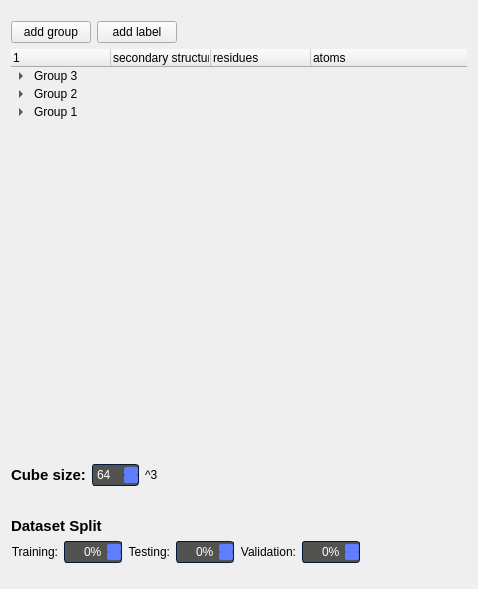
                 <widget class="QGroupBox" name="A_datasetOptions">
                  <property name="sizePolicy">
                   <sizepolicy hsizetype="Preferred" vsizetype="Expanding">
                    <horstretch>0</horstretch>
                    <verstretch>0</verstretch>
                   </sizepolicy>
                  </property>
                  <property name="styleSheet">
                   <string notr="true">QGroupBox#A_datasetOptions {
    border-radius: 20px;
	background-color: rgba(193, 211, 239, 100);
	font-size: 14pt;
    font-weight: bold;
	padding-top: 30px;
	padding-left: 20px;
	padding-right: 20px;
}

QGroupBox::title {
	background-color: transparent;
	padding-top: 20px;
	padding-left: 16px;
	color: black;
}


QGroupBox {
	border: transparent;
}
</string>
                  </property>
                  <property name="title">
                   <string>Select Labels</string>
                  </property>
                  <layout class="QVBoxLayout" name="verticalLayout_3">
                   <item>
                    <widget class="QWidget" name="widget_3" native="true">
                     <layout class="QHBoxLayout" name="horizontalLayout_15">
                      <property name="leftMargin">
                       <number>0</number>
                      </property>
                      <property name="topMargin">
                       <number>10</number>
                      </property>
                      <property name="rightMargin">
                       <number>0</number>
                      </property>
                      <property name="bottomMargin">
                       <number>0</number>
                      </property>
                      <item>
                       <widget class="QPushButton" name="addgroup_btn">
                        <property name="text">
                         <string>add group</string>
                        </property>
                       </widget>
                      </item>
                      <item>
                       <widget class="QPushButton" name="addlabel_btn">
                        <property name="text">
                         <string>add label</string>
                        </property>
                       </widget>
                      </item>
                      <item>
                       <spacer name="horizontalSpacer_11">
                        <property name="orientation">
                         <enum>Qt::Horizontal</enum>
                        </property>
                        <property name="sizeHint" stdset="0">
                         <size>
                          <width>40</width>
                          <height>20</height>
                         </size>
                        </property>
                       </spacer>
                      </item>
                     </layout>
                    </widget>
                   </item>
                   <item>
                    <widget class="QWidget" name="A1_featureLabels" native="true">
                     <property name="minimumSize">
                      <size>
                       <width>0</width>
                       <height>400</height>
                      </size>
                     </property>
                     <layout class="QHBoxLayout" name="horizontalLayout_9">
                      <property name="leftMargin">
                       <number>0</number>
                      </property>
                      <property name="topMargin">
                       <number>0</number>
                      </property>
                      <property name="rightMargin">
                       <number>0</number>
                      </property>
                      <property name="bottomMargin">
                       <number>0</number>
                      </property>
                      <item>
                       <widget class="QTreeWidget" name="treeWidget_p4">
                        <property name="styleSheet">
                         <string notr="true">QTreeWidget {
	background-color: transparent;
	border: transparent;
}

QTreeWidget::item {
	padding: 2px;
}

QTreeWidget::item:hover {
	background-color: #85b5e8;
}

QTreeWidget::item:selected {
	background-color: #85b5e8;
}</string>
                        </property>
                        <property name="alternatingRowColors">
                         <bool>false</bool>
                        </property>
                        <property name="animated">
                         <bool>true</bool>
                        </property>
                        <column>
                         <property name="text">
                          <string/>
                         </property>
                        </column>
                        <column>
                         <property name="text">
                          <string>secondary structure</string>
                         </property>
                        </column>
                        <column>
                         <property name="text">
                          <string>residues</string>
                         </property>
                        </column>
                        <column>
                         <property name="text">
                          <string>atoms</string>
                         </property>
                        </column>
                        <item>
                         <property name="text">
                          <string>Group 3</string>
                         </property>
                         <property name="text">
                          <string/>
                         </property>
                         <property name="text">
                          <string/>
                         </property>
                         <property name="text">
                          <string/>
                         </property>
                         <item>
                          <property name="text">
                           <string>Label 2</string>
                          </property>
                          <property name="text">
                           <string/>
                          </property>
                          <property name="text">
                           <string/>
                          </property>
                          <property name="text">
                           <string/>
                          </property>
                         </item>
                         <item>
                          <property name="text">
                           <string>Label 1</string>
                          </property>
                          <property name="text">
                           <string/>
                          </property>
                          <property name="text">
                           <string/>
                          </property>
                          <property name="text">
                           <string/>
                          </property>
                         </item>
                        </item>
                        <item>
                         <property name="text">
                          <string>Group 2</string>
                         </property>
                         <property name="text">
                          <string/>
                         </property>
                         <property name="text">
                          <string/>
                         </property>
                         <property name="text">
                          <string/>
                         </property>
                         <item>
                          <property name="text">
                           <string>Label 5</string>
                          </property>
                          <property name="text">
                           <string/>
                          </property>
                          <property name="text">
                           <string/>
                          </property>
                          <property name="text">
                           <string/>
                          </property>
                         </item>
                         <item>
                          <property name="text">
                           <string>Label 4</string>
                          </property>
                          <property name="text">
                           <string/>
                          </property>
                          <property name="text">
                           <string/>
                          </property>
                          <property name="text">
                           <string/>
                          </property>
                         </item>
                         <item>
                          <property name="text">
                           <string>Label 3</string>
                          </property>
                          <property name="text">
                           <string/>
                          </property>
                          <property name="text">
                           <string/>
                          </property>
                          <property name="text">
                           <string/>
                          </property>
                         </item>
                         <item>
                          <property name="text">
                           <string>Label 2</string>
                          </property>
                          <property name="text">
                           <string/>
                          </property>
                          <property name="text">
                           <string/>
                          </property>
                          <property name="text">
                           <string/>
                          </property>
                         </item>
                         <item>
                          <property name="text">
                           <string>Label 1</string>
                          </property>
                          <property name="text">
                           <string/>
                          </property>
                          <property name="text">
                           <string/>
                          </property>
                          <property name="text">
                           <string/>
                          </property>
                         </item>
                        </item>
                        <item>
                         <property name="text">
                          <string>Group 1</string>
                         </property>
                         <property name="text">
                          <string/>
                         </property>
                         <property name="text">
                          <string/>
                         </property>
                         <property name="text">
                          <string/>
                         </property>
                         <item>
                          <property name="text">
                           <string>Label 2</string>
                          </property>
                          <property name="text">
                           <string>protein - sheet</string>
                          </property>
                          <property name="text">
                           <string/>
                          </property>
                          <property name="text">
                           <string/>
                          </property>
                         </item>
                         <item>
                          <property name="text">
                           <string>Label 1</string>
                          </property>
                          <property name="text">
                           <string>protein - helix</string>
                          </property>
                          <property name="text">
                           <string>all</string>
                          </property>
                          <property name="text">
                           <string/>
                          </property>
                         </item>
                        </item>
                       </widget>
                      </item>
                     </layout>
                    </widget>
                   </item>
                   <item>
                    <widget class="QGroupBox" name="A2_cubeSize">
                     <property name="title">
                      <string/>
                     </property>
                     <layout class="QHBoxLayout" name="horizontalLayout_10">
                      <property name="leftMargin">
                       <number>0</number>
                      </property>
                      <property name="bottomMargin">
                       <number>25</number>
                      </property>
                      <item>
                       <widget class="QLabel" name="label_p4">
                        <property name="font">
                         <font>
                          <pointsize>11</pointsize>
                          <weight>75</weight>
                          <bold>true</bold>
                         </font>
                        </property>
                        <property name="text">
                         <string>Cube size:</string>
                        </property>
                       </widget>
                      </item>
                      <item>
                       <widget class="QSpinBox" name="spinBox_4">
                        <property name="styleSheet">
                         <string notr="true">QSpinBox, 
QDoubleSpinBox
{
	background-color: #525251;
	color: #ffffff;
	border: 1px solid #051a39;
	border-radius: 3px;
	padding : 2px;

}


QSpinBox::disabled, 
QDoubleSpinBox::disabled
{
	background-color: #404040;
	color: #656565;
	border-color: #051a39;

}


QSpinBox:hover, 
QDoubleSpinBox::hover,
QDateTimeEdit::hover
{
    background-color: #626262;
    border: 1px solid #607cff;
    color:  #fff;
    padding: 2px

}


QSpinBox::up-button, QSpinBox::down-button,
QDoubleSpinBox::up-button, QDoubleSpinBox::down-button
{
    background-color: #607cff;
	border-radius: 2px;

}


QSpinBox::disabled, 
QDoubleSpinBox::disabled
{
	background-color: #404040;
	color: #656565;
	border-color: #051a39;

}


QSpinBox::up-button:hover, QSpinBox::down-button:hover,
QDoubleSpinBox::up-button:hover, QDoubleSpinBox::down-button:hover
{
    background-color: #8399ff;
    border: 1px solid #8399ff;

}


QSpinBox::up-button:disabled, QSpinBox::down-button:disabled,
QDoubleSpinBox::up-button:disabled, QDoubleSpinBox::down-button:disabled
{
	background-color: #404040;
	color: #656565;
	border-color: #051a39;

}


QSpinBox::up-button:pressed, QSpinBox::down-button:pressed,
QDoubleSpinBox::up-button:pressed, QDoubleSpinBox::down-button::pressed
{
    background-color: #4969ff;
    border: 1px solid #4969ff;

}


QSpinBox::down-arrow,
QDoubleSpinBox::down-arrow
{
    image: url(://arrow-down.png);
    width: 7px;

}


QSpinBox::up-arrow,
QDoubleSpinBox::up-arrow
{
    image: url(://arrow-up.png);
    width: 7px;

}</string>
                        </property>
                        <property name="accelerated">
                         <bool>true</bool>
                        </property>
                        <property name="minimum">
                         <number>1</number>
                        </property>
                        <property name="maximum">
                         <number>128</number>
                        </property>
                        <property name="value">
                         <number>64</number>
                        </property>
                       </widget>
                      </item>
                      <item>
                       <widget class="QLabel" name="label_p4_2">
                        <property name="text">
                         <string>^3</string>
                        </property>
                       </widget>
                      </item>
                      <item>
                       <spacer name="horizontalSpacer_3">
                        <property name="orientation">
                         <enum>Qt::Horizontal</enum>
                        </property>
                        <property name="sizeHint" stdset="0">
                         <size>
                          <width>300</width>
                          <height>20</height>
                         </size>
                        </property>
                       </spacer>
                      </item>
                     </layout>
                    </widget>
                   </item>
                   <item>
                    <widget class="QWidget" name="dataset_split_container" native="true">
                     <property name="styleSheet">
                      <string notr="true">QSpinBox, 
QDoubleSpinBox
{
	background-color: #525251;
	color: #ffffff;
	border: 1px solid #051a39;
	border-radius: 3px;
	padding : 2px;

}


QSpinBox::disabled, 
QDoubleSpinBox::disabled
{
	background-color: #404040;
	color: #656565;
	border-color: #051a39;

}


QSpinBox:hover, 
QDoubleSpinBox::hover,
QDateTimeEdit::hover
{
    background-color: #626262;
    border: 1px solid #607cff;
    color:  #fff;
    padding: 2px

}


QSpinBox::up-button, QSpinBox::down-button,
QDoubleSpinBox::up-button, QDoubleSpinBox::down-button
{
    background-color: #607cff;
	border-radius: 2px;

}


QSpinBox::disabled, 
QDoubleSpinBox::disabled
{
	background-color: #404040;
	color: #656565;
	border-color: #051a39;

}


QSpinBox::up-button:hover, QSpinBox::down-button:hover,
QDoubleSpinBox::up-button:hover, QDoubleSpinBox::down-button:hover
{
    background-color: #8399ff;
    border: 1px solid #8399ff;

}


QSpinBox::up-button:disabled, QSpinBox::down-button:disabled,
QDoubleSpinBox::up-button:disabled, QDoubleSpinBox::down-button:disabled
{
	background-color: #404040;
	color: #656565;
	border-color: #051a39;

}


QSpinBox::up-button:pressed, QSpinBox::down-button:pressed,
QDoubleSpinBox::up-button:pressed, QDoubleSpinBox::down-button::pressed
{
    background-color: #4969ff;
    border: 1px solid #4969ff;

}


QSpinBox::down-arrow,
QDoubleSpinBox::down-arrow
{
    image: url(://arrow-down.png);
    width: 7px;

}


QSpinBox::up-arrow,
QDoubleSpinBox::up-arrow
{
    image: url(://arrow-up.png);
    width: 7px;

}</string>
                     </property>
                     <layout class="QGridLayout" name="gridLayout_2">
                      <property name="leftMargin">
                       <number>0</number>
                      </property>
                      <property name="topMargin">
                       <number>0</number>
                      </property>
                      <property name="rightMargin">
                       <number>0</number>
                      </property>
                      <property name="bottomMargin">
                       <number>15</number>
                      </property>
                      <item row="1" column="4">
                       <widget class="QLabel" name="validation_label">
                        <property name="text">
                         <string>Validation:</string>
                        </property>
                        <property name="alignment">
                         <set>Qt::AlignRight|Qt::AlignTrailing|Qt::AlignVCenter</set>
                        </property>
                       </widget>
                      </item>
                      <item row="1" column="0">
                       <widget class="QLabel" name="training_label">
                        <property name="text">
                         <string>Training:</string>
                        </property>
                        <property name="alignment">
                         <set>Qt::AlignRight|Qt::AlignTrailing|Qt::AlignVCenter</set>
                        </property>
                       </widget>
                      </item>
                      <item row="1" column="1">
                       <widget class="QSpinBox" name="training_spinBox">
                        <property name="sizePolicy">
                         <sizepolicy hsizetype="Fixed" vsizetype="Fixed">
                          <horstretch>0</horstretch>
                          <verstretch>0</verstretch>
                         </sizepolicy>
                        </property>
                        <property name="alignment">
                         <set>Qt::AlignBottom|Qt::AlignRight|Qt::AlignTrailing</set>
                        </property>
                        <property name="suffix">
                         <string>%</string>
                        </property>
                        <property name="maximum">
                         <number>100</number>
                        </property>
                       </widget>
                      </item>
                      <item row="1" column="2">
                       <widget class="QLabel" name="testing_label">
                        <property name="text">
                         <string>Testing:</string>
                        </property>
                        <property name="alignment">
                         <set>Qt::AlignRight|Qt::AlignTrailing|Qt::AlignVCenter</set>
                        </property>
                       </widget>
                      </item>
                      <item row="1" column="6">
                       <spacer name="dataset_split_hSpacer">
                        <property name="orientation">
                         <enum>Qt::Horizontal</enum>
                        </property>
                        <property name="sizeHint" stdset="0">
                         <size>
                          <width>40</width>
                          <height>20</height>
                         </size>
                        </property>
                       </spacer>
                      </item>
                      <item row="1" column="5">
                       <widget class="QSpinBox" name="validation_spinBox">
                        <property name="sizePolicy">
                         <sizepolicy hsizetype="Fixed" vsizetype="Fixed">
                          <horstretch>0</horstretch>
                          <verstretch>0</verstretch>
                         </sizepolicy>
                        </property>
                        <property name="alignment">
                         <set>Qt::AlignBottom|Qt::AlignRight|Qt::AlignTrailing</set>
                        </property>
                        <property name="suffix">
                         <string>%</string>
                        </property>
                        <property name="maximum">
                         <number>100</number>
                        </property>
                       </widget>
                      </item>
                      <item row="1" column="3">
                       <widget class="QSpinBox" name="testing_spinBox">
                        <property name="sizePolicy">
                         <sizepolicy hsizetype="Fixed" vsizetype="Fixed">
                          <horstretch>0</horstretch>
                          <verstretch>0</verstretch>
                         </sizepolicy>
                        </property>
                        <property name="alignment">
                         <set>Qt::AlignBottom|Qt::AlignRight|Qt::AlignTrailing</set>
                        </property>
                        <property name="suffix">
                         <string>%</string>
                        </property>
                        <property name="maximum">
                         <number>100</number>
                        </property>
                       </widget>
                      </item>
                      <item row="0" column="0" colspan="3">
                       <widget class="QLabel" name="dataset_split_title">
                        <property name="font">
                         <font>
                          <pointsize>11</pointsize>
                          <weight>75</weight>
                          <bold>true</bold>
                         </font>
                        </property>
                        <property name="text">
                         <string>Dataset Split</string>
                        </property>
                        <property name="alignment">
                         <set>Qt::AlignLeading|Qt::AlignLeft|Qt::AlignVCenter</set>
                        </property>
                       </widget>
                      </item>
                     </layout>
                    </widget>
                   </item>
                  </layout>
                 </widget>
